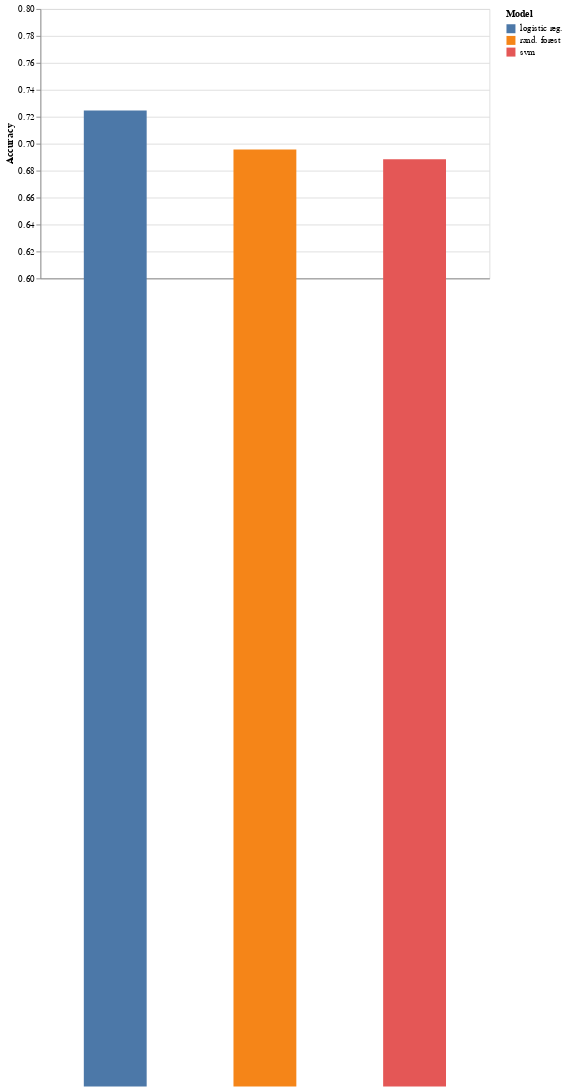

Notebook code cell kept with this figure:
### Code cell
data = pd.DataFrame(
    {'Model': ['logistic reg.', 'svm', 'rand. forest'],
     'Accuracy': test_acc
    })
print(data)


alt.Chart(data).mark_bar(size=70).encode(
    alt.Y('Accuracy',
         scale=alt.Scale(domain=[0.6, 0.80])),
    x='Model:N',
    color='Model:N'
).properties(width=500, height=300)

### Figure 1 — Vega-Lite specification as saved in the notebook (floating-point values rounded to 4 significant figures)
{"config": {"view": {"continuousWidth": 400, "continuousHeight": 300}}, "data": {"name": "data-0e38a6a80ef9ab27dd55f8e46e7eed11"}, "mark": {"type": "bar", "size": 70}, "encoding": {"color": {"type": "nominal", "field": "Model"}, "x": {"type": "nominal", "field": "Model"}, "y": {"type": "quantitative", "field": "Accuracy", "scale": {"domain": [0.6, 0.8]}}}, "height": 300, "width": 500, "$schema": "https://vega.github.io/schema/vega-lite/v4.8.1.json", "datasets": {"data-0e38a6a80ef9ab27dd55f8e46e7eed11": [{"Model": "logistic reg.", "Accuracy": 0.7246}, {"Model": "svm", "Accuracy": 0.6884}, {"Model": "rand. forest", "Accuracy": 0.6957}]}}
